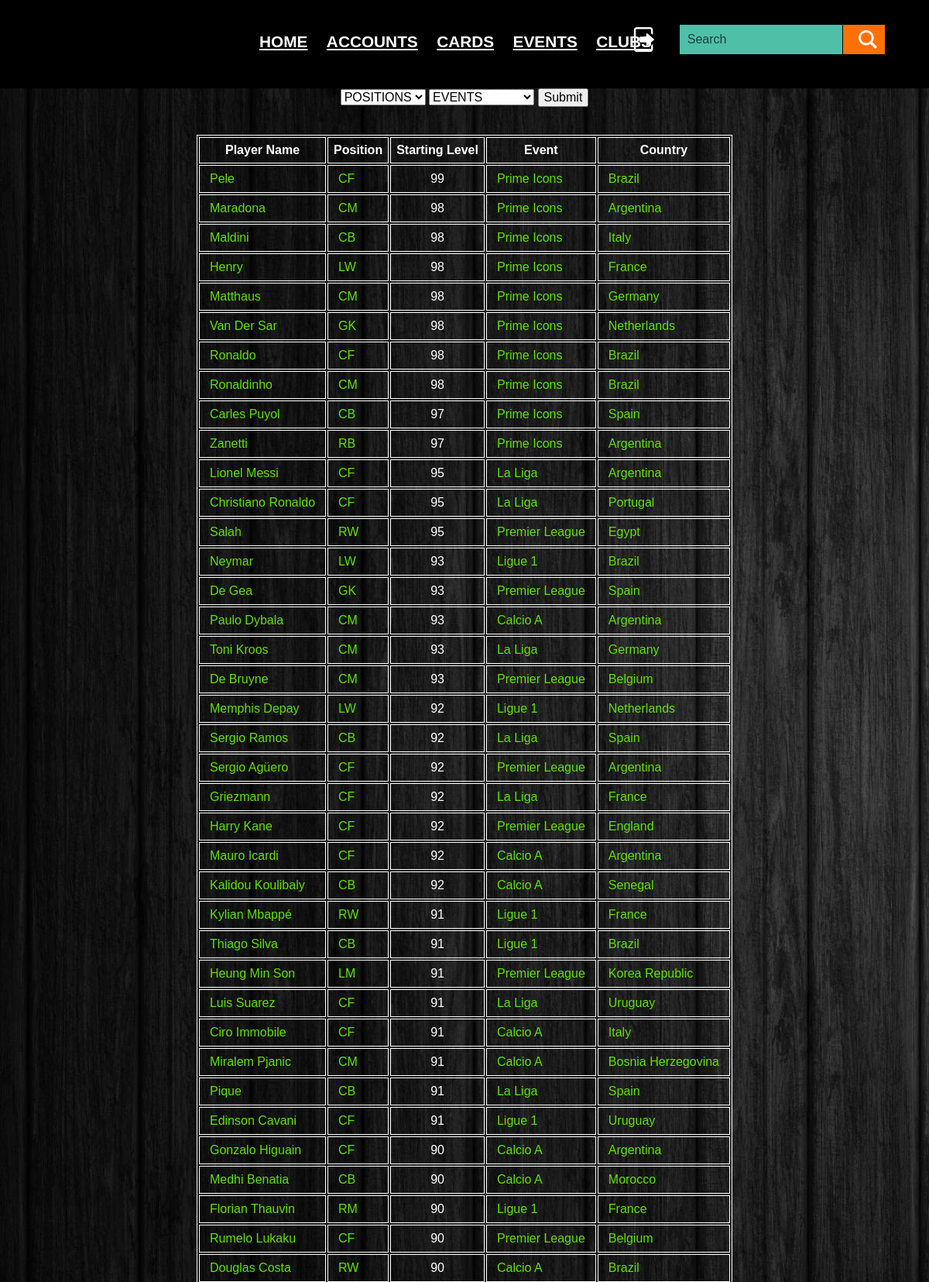
/admin_card.php (signed in, upper part), run on the app's committed database.
### tables this page shows
CREATE TABLE `player_cards` (
  `card_id` varchar(20) NOT NULL,
  `player_name` varchar(20) NOT NULL,
  `position` char(2) DEFAULT NULL,
  `initial_lvl` int(11) DEFAULT NULL,
  `event_name` varchar(20) DEFAULT NULL,
  `country` varchar(20) NOT NULL
);

### admin_card.php (the view, shortened to what this page needs)
<?php
require('admin_menu.php');
require('db_connect.php');
?>
<?php
if(isset($_POST['card'])){
    $card_name = $_POST['card'];
    $qry = "SELECT * FROM player_cards c,played_in p
            WHERE c.card_id = p.card_id AND player_name = '$card_name';";
    $card_detail = mysqli_query($conn,$qry) or die("Failed to get $card_name datails: ".mysqli_error($conn));
    $row = mysqli_fetch_array($card_detail);
    echo '<h1><center>'.$card_name.'</center></h1>';
    echo 'Country : <b>'.$row['country'].'</b><br>
          Club : <b>'.$row['club_name'].'</b><br>
          Position : <b>'.$row['position'].'</b><br>
          Event : <b>'.$row['event_name'].'</b><br>';
    $qry = "SELECT p.card_id,player_name, lvl, skill, passing, shooting, training_xp
            FROM player_cards p,card_lvls c WHERE c.card_id = p.card_id
            AND player_name = '$card_name';";
    $card = mysqli_query($conn,$qry) or die("Failed to get $card_name player cards: ".mysqli_error($conn));
    echo '<table cellpadding=7 align=center >
          <tr>
          <th> Player Name </th>
          <th> Level </th>
          <th> Skill </th>
          <th> Passing </th>
          <th> Shooting </th>
          <th> Training XP </th>
          </tr>';
    while($row = mysqli_fetch_array($card)){
        echo '<tr>
              <td>'.$row['player_name'].'</td>
              <td align=center>'.$row['lvl'].'</td>
              <td align=center>'.$row['skill'].'</td>
              <td align=center>'.$row['passing'].'</td>
              <td align=center>'.$row['shooting'].'</td>
              <td align=center>'.$row['training_xp'].'</td>
              </tr>';
        $card_id = $row['card_id'];
    }
    echo '</table>';
    echo '<br><form action= "change_card.php" method="post">
          <button type="submit" name="update" value="'.$card_id.'" style="margin-left:33%;">Update Card</button>
          </form>';
    echo '<br><form action = "" method = "post">
          <button type="submit" style="margin-left:2%;">To All Cards</button>
          </form>';
}
else{
    echo '<center><form action="" method="post">
        <select name= "position" style="width: 110px;">
            <option> POSITIONS
            <optgroup label = "Forwards">
                <option> CF
                <option> LW
                <option> RW
            </optgroup>
            <optgroup label = "Midfielders">
                <option> CM
                <option> RM
                <option> LM
            </optgroup>
            <optgroup label = "Defenders">
                <option> CB
                <option> LB
                <option> RB
            </optgroup>
            <optgroup label = "Goal Keeper">
                <option> GK
             </optgroup>
        </select>
        <select name = "event">
            <option> EVENTS
            <option> Prime Icons
            <option> La Liga
            <option> Premier League
            <option> Ligue 1
            <option> Calcio A
        </select>
        <input type="submit" name="submit" value="Submit">
    </form></center>
    <br><br>';
    $select = "";
    $qry = 'SELECT * FROM player_cards '.$select.' ORDER BY initial_lvl DESC;';
    $player_cards = mysqli_query($conn,$qry) or die('Failed to get players cards: '.mysqli_error($conn));
    echo '<form action="" method="post" >';
    echo '<table cellpadding=7 align=center >
          <tr>
          <th> Player Name </th>
          <th> Position </th>
          <th> Starting Level </th>
          <th> Event </th>
          <th> Country </th>
          </tr>';
    while($row = mysqli_fetch_array($player_cards)){
        echo '<tr>
              <td><input type = "submit" name = "card" style="color:#5fe108; border: None; background-color: inherit;"
               value="'.$row['player_name'].'"></td>
              <td><input type = "submit" name = "position" style="color:#5fe108; border: None; background-color: inherit;"
               value="'.$row['position'].'"></td>
              <td align=center>'.$row['initial_lvl'].'</td>
              <td><input type = "submit" name = "event" style="color:#5fe108; border: None; background-color: inherit;"
               value="'.$row['event_name'].'"></td>
               <td><input type = "submit" name = "country" style="color:#5fe108; border: None; background-color: inherit;"
                value="'.$row['country'].'"></td>
              </tr>';
    }
    echo '</table></form>';
}
?>

### css/home_styles.css (style rules this page uses)
html { font-family: sans-serif; -webkit-text-size-adjust: 100%; -ms-text-size-adjust: 100%; }
body { margin: 0; }
button, html input[type="button"], input[type="reset"], input[type="submit"] { -webkit-appearance: button; cursor: pointer; }
input, button, select, textarea { font-family: inherit; font-size: inherit; line-height: inherit; }
::placeholder { color: black; opacity: 0.65; }

### admin_menu.php (style rules this page uses)
body { color: white; background-image: url(images/admin_bg.jpg); background-attachment:fixed; }
table, th, td { border: 1px solid white; }

### data on the page
player_cards: card "Pele", position "CF", initial_lvl "99", event "Prime Icons", country "Brazil"
player_cards: card "Maradona", position "CM", initial_lvl "98", event "Prime Icons", country "Argentina"
player_cards: card "Maldini", position "CB", initial_lvl "98", event "Prime Icons", country "Italy"
player_cards: card "Henry", position "LW", initial_lvl "98", event "Prime Icons", country "France"
player_cards: card "Matthaus", position "CM", initial_lvl "98", event "Prime Icons", country "Germany"
player_cards: card "Van Der Sar", position "GK", initial_lvl "98", event "Prime Icons", country "Netherlands"
player_cards: card "Ronaldo", position "CF", initial_lvl "98", event "Prime Icons", country "Brazil"
player_cards: card "Ronaldinho", position "CM", initial_lvl "98", event "Prime Icons", country "Brazil"
player_cards: card "Carles Puyol", position "CB", initial_lvl "97", event "Prime Icons", country "Spain"
player_cards: card "Zanetti", position "RB", initial_lvl "97", event "Prime Icons", country "Argentina"
player_cards: card "Lionel Messi", position "CF", initial_lvl "95", event "La Liga", country "Argentina"
player_cards: card "Christiano Ronaldo", position "CF", initial_lvl "95", event "La Liga", country "Portugal"
player_cards: card "Salah", position "RW", initial_lvl "95", event "Premier League", country "Egypt"
player_cards: card "Neymar", position "LW", initial_lvl "93", event "Ligue 1", country "Brazil"
player_cards: card "De Gea", position "GK", initial_lvl "93", event "Premier League", country "Spain"
player_cards: card "Paulo Dybala", position "CM", initial_lvl "93", event "Calcio A", country "Argentina"
player_cards: card "Toni Kroos", position "CM", initial_lvl "93", event "La Liga", country "Germany"
player_cards: card "De Bruyne", position "CM", initial_lvl "93", event "Premier League", country "Belgium"
player_cards: card "Memphis Depay", position "LW", initial_lvl "92", event "Ligue 1", country "Netherlands"
player_cards: card "Sergio Ramos", position "CB", initial_lvl "92", event "La Liga", country "Spain"
player_cards: card "Sergio Agüero", position "CF", initial_lvl "92", event "Premier League", country "Argentina"
player_cards: card "Griezmann", position "CF", initial_lvl "92", event "La Liga", country "France"
player_cards: card "Harry Kane", position "CF", initial_lvl "92", event "Premier League", country "England"
player_cards: card "Mauro Icardi", position "CF", initial_lvl "92", event "Calcio A", country "Argentina"
player_cards: card "Kalidou Koulibaly", position "CB", initial_lvl "92", event "Calcio A", country "Senegal"
player_cards: card "Kylian Mbappé", position "RW", initial_lvl "91", event "Ligue 1", country "France"
player_cards: card "Thiago Silva", position "CB", initial_lvl "91", event "Ligue 1", country "Brazil"
player_cards: card "Heung Min Son", position "LM", initial_lvl "91", event "Premier League", country "Korea Republic"
player_cards: card "Luis Suarez", position "CF", initial_lvl "91", event "La Liga", country "Uruguay"
player_cards: card "Ciro Immobile", position "CF", initial_lvl "91", event "Calcio A", country "Italy"
player_cards: card "Miralem Pjanic", position "CM", initial_lvl "91", event "Calcio A", country "Bosnia Herzegovina"
player_cards: card "Pique", position "CB", initial_lvl "91", event "La Liga", country "Spain"
player_cards: card "Edinson Cavani", position "CF", initial_lvl "91", event "Ligue 1", country "Uruguay"
player_cards: card "Gonzalo Higuain", position "CF", initial_lvl "90", event "Calcio A", country "Argentina"
player_cards: card "Medhi Benatia", position "CB", initial_lvl "90", event "Calcio A", country "Morocco"
player_cards: card "Florian Thauvin", position "RM", initial_lvl "90", event "Ligue 1", country "France"
player_cards: card "Rumelo Lukaku", position "CF", initial_lvl "90", event "Premier League", country "Belgium"
player_cards: card "Douglas Costa", position "RW", initial_lvl "90", event "Calcio A", country "Brazil"
